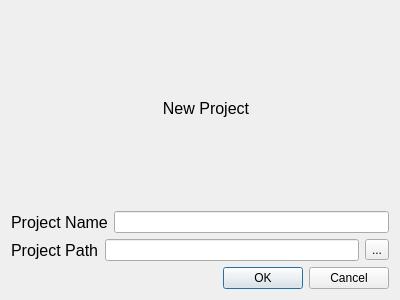
<?xml version="1.0" encoding="UTF-8"?>
<ui version="4.0">
 <class>newProjectDialog</class>
 <widget class="QDialog" name="newProjectDialog">
  <property name="geometry">
   <rect>
    <x>0</x>
    <y>0</y>
    <width>400</width>
    <height>300</height>
   </rect>
  </property>
  <property name="windowTitle">
   <string>Dialog</string>
  </property>
  <layout class="QGridLayout" name="gridLayout">
   <item row="7" column="2">
    <widget class="QDialogButtonBox" name="buttonBox">
     <property name="orientation">
      <enum>Qt::Horizontal</enum>
     </property>
     <property name="standardButtons">
      <set>QDialogButtonBox::Cancel|QDialogButtonBox::Ok</set>
     </property>
    </widget>
   </item>
   <item row="2" column="0" colspan="3">
    <layout class="QHBoxLayout" name="horizontalLayout_2">
     <item>
      <widget class="QLabel" name="pathLabel">
       <property name="font">
        <font>
         <pointsize>12</pointsize>
        </font>
       </property>
       <property name="text">
        <string>Project Path</string>
       </property>
      </widget>
     </item>
     <item>
      <widget class="QLineEdit" name="pathLineEdit"/>
     </item>
     <item>
      <widget class="QToolButton" name="toolButton">
       <property name="text">
        <string>...</string>
       </property>
      </widget>
     </item>
    </layout>
   </item>
   <item row="0" column="2">
    <layout class="QHBoxLayout" name="horizontalLayout_3">
     <item>
      <widget class="QLabel" name="label">
       <property name="font">
        <font>
         <pointsize>12</pointsize>
        </font>
       </property>
       <property name="text">
        <string>New Project</string>
       </property>
       <property name="alignment">
        <set>Qt::AlignCenter</set>
       </property>
      </widget>
     </item>
    </layout>
   </item>
   <item row="1" column="0" colspan="3">
    <layout class="QHBoxLayout" name="horizontalLayout">
     <item>
      <widget class="QLabel" name="nameLabel">
       <property name="font">
        <font>
         <pointsize>12</pointsize>
        </font>
       </property>
       <property name="text">
        <string>Project Name</string>
       </property>
      </widget>
     </item>
     <item>
      <widget class="QLineEdit" name="nameLineEdit"/>
     </item>
    </layout>
   </item>
  </layout>
 </widget>
 <resources/>
 <connections>
  <connection>
   <sender>buttonBox</sender>
   <signal>accepted()</signal>
   <receiver>newProjectDialog</receiver>
   <slot>accept()</slot>
   <hints>
    <hint type="sourcelabel">
     <x>248</x>
     <y>254</y>
    </hint>
    <hint type="destinationlabel">
     <x>157</x>
     <y>274</y>
    </hint>
   </hints>
  </connection>
  <connection>
   <sender>buttonBox</sender>
   <signal>rejected()</signal>
   <receiver>newProjectDialog</receiver>
   <slot>reject()</slot>
   <hints>
    <hint type="sourcelabel">
     <x>316</x>
     <y>260</y>
    </hint>
    <hint type="destinationlabel">
     <x>286</x>
     <y>274</y>
    </hint>
   </hints>
  </connection>
 </connections>
</ui>
